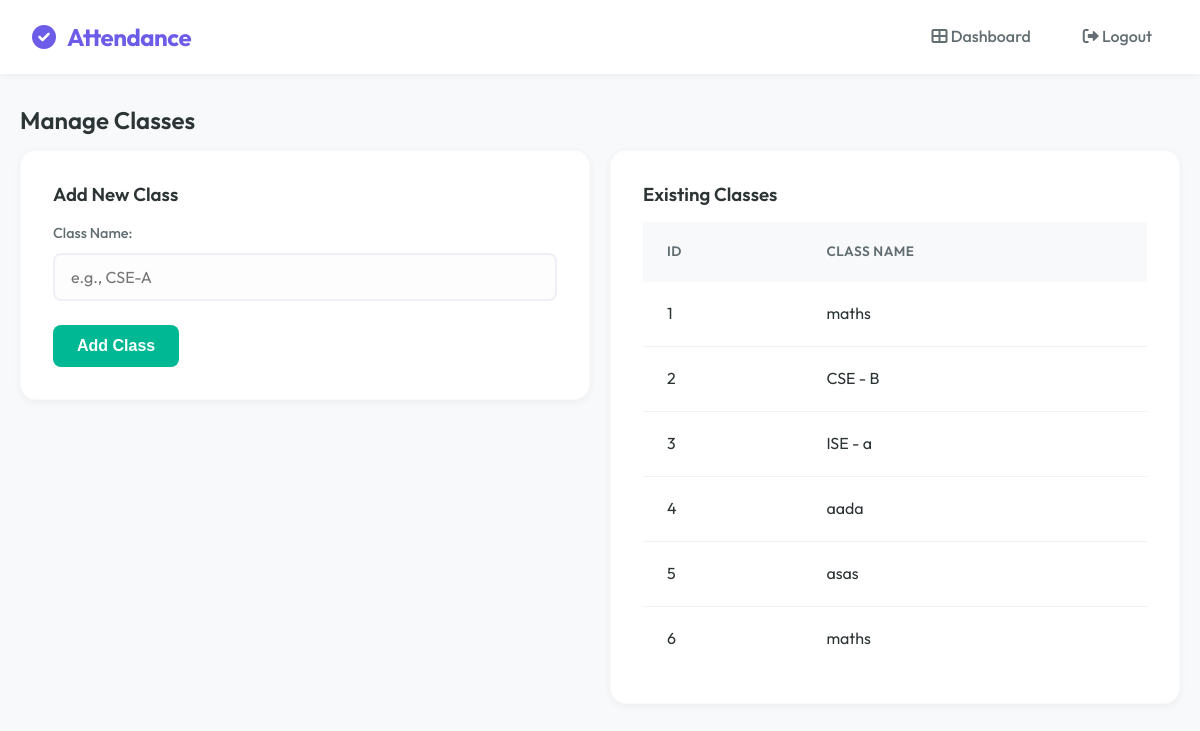
Page /classes on the committed database.
### tables this page shows
CREATE TABLE classes (
        id INTEGER PRIMARY KEY AUTOINCREMENT,
        class_name TEXT
    );

### app.py (the view)
@app.route("/classes")
def classes():
    conn = sqlite3.connect('attendance.db')
    c = conn.cursor()
    c.execute("SELECT id, class_name FROM classes")
    classes = c.fetchall()
    conn.close()
    return render_template("classes.html", classes=classes)

### templates/classes.html (shortened to what this page needs)
{% extends "base.html" %}
{% block content %}
<h2>Manage Classes</h2>
<div class="row" style="display: grid; grid-template-columns: 1fr 1fr; gap: 20px;">
    <div class="col-md-6">
        <div class="card">
            <h3>Add New Class</h3>
            <form action="/add_class" method="POST">
                <div class="form-group">
                    <label for="class_name">Class Name:</label>
                    <input type="text" id="class_name" name="class_name" required placeholder="e.g., CSE-A">
                </div>
                <button type="submit" class="btn btn-success">Add Class</button>
            </form>
        </div>
    </div>
    <div class="col-md-6">
        <div class="card">
            <h3>Existing Classes</h3>
            {% if classes %}
            <table>
                <thead>
                    <tr>
                        <th>ID</th>
                        <th>Class Name</th>
                    </tr>
                </thead>
                <tbody>
                    {% for cls in classes %}
                    <tr>
                        <td>{{ cls[0] }}</td>
                        <td>{{ cls[1] }}</td>
                    </tr>
                    {% endfor %}
                </tbody>
            </table>
            {% else %}
            <p class="text-muted">No classes found.</p>
            {% endif %}
        </div>
    </div>
</div>
{% endblock %}

### static/style.css (style rules this page uses)
:root { --primary: #6c5ce7; --primary-hover: #5b4cc4; --primary-light: #a29bfe; --secondary: #00cec9; --accent: #fd79a8; --bg-body: #f8f9fa; --bg-surface: #ffffff; --bg-glass: rgba(255, 255, 255, 0.8); --text-main: #2d3436; --text-muted: #636e72; --text-light: #ffffff; --success: #00b894; --error: #d63031; --warning: #fdcb6e; --radius-sm: 8px; --radius-md: 16px; --radius-lg: 24px; --shadow-sm: 0 2px 8px rgba(0, 0, 0, 0.05); --shadow-md: 0 8px 24px rgba(0, 0, 0, 0.08); --shadow-lg: 0 16px 48px rgba(0, 0, 0, 0.1); --transition: all 0.3s cubic-bezier(0.4, 0, 0.2, 1); }
* { margin: 0; padding: 0; box-sizing: border-box; }
body { font-family: 'Outfit', sans-serif; background-color: var(--bg-body); color: var(--text-main); line-height: 1.6; min-height: 100vh; display: flex; flex-direction: column; }
h1, h2, h3, h4, h5, h6 { font-weight: 600; line-height: 1.2; margin-bottom: 1rem; color: var(--text-main); }
.card { background: var(--bg-surface); border-radius: var(--radius-md); padding: 2rem; box-shadow: var(--shadow-sm); transition: var(--transition); border: 1px solid rgba(0, 0, 0, 0.02); }
.form-group { margin-bottom: 1.5rem; }
label { display: block; margin-bottom: 0.5rem; font-weight: 500; color: var(--text-muted); font-size: 0.9rem; }
input, select, textarea { width: 100%; padding: 12px 16px; border: 2px solid #eef0f5; border-radius: var(--radius-sm); font-family: inherit; font-size: 1rem; transition: var(--transition); background: #fdfdfd; }
.btn { display: inline-flex; align-items: center; justify-content: center; padding: 12px 24px; border-radius: var(--radius-sm); font-weight: 600; cursor: pointer; border: none; transition: var(--transition); font-size: 1rem; gap: 8px; }
.btn-success { background: var(--success); color: white; }
table { width: 100%; border-collapse: collapse; }
th { background: #f8f9fa; padding: 1.2rem 1.5rem; text-align: left; font-weight: 600; color: var(--text-muted); font-size: 0.85rem; text-transform: uppercase; letter-spacing: 0.5px; }
td { padding: 1.2rem 1.5rem; border-bottom: 1px solid #f1f2f6; color: var(--text-main); }
tr:last-child td { border-bottom: none; }

### rows in the picture
classes: id "1", class_name "maths"
classes: id "2", class_name "CSE - B"
classes: id "3", class_name "ISE - a"
classes: id "4", class_name "aada"
classes: id "5", class_name "asas"
classes: id "6", class_name "maths"
